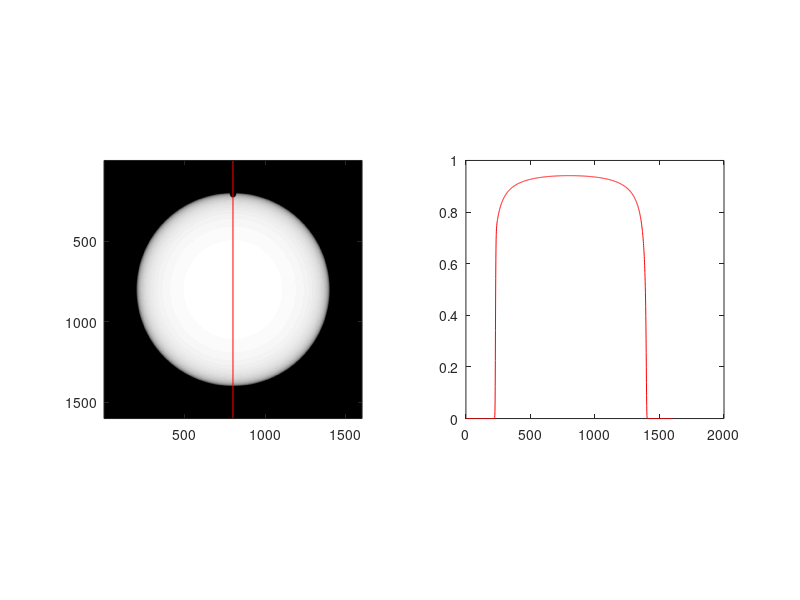

The MATLAB source for this figure:
clear all

imSize = 1600; %resolution of figure

X = 1:imSize;
X0 = (X/imSize) - .5
[Xm Ym] = meshgrid(X0, X0); %creates meshgrid

% --------------- 1. Solar limb darkening function ------
Rs = (Xm.^2)+(Ym.^2);
Rs0=(.75*max(Xm(:)) )^2;
ind=find(Rs>Rs0);
Rs(ind)=0;
Solar_limb = 1-1*(1-(sqrt(1-Rs/Rs0).^0.8));
Solar_limb(ind)=0;

% Solar_limb = Solar_limb * 100; 
% ind=find(Solar_limb>100);
% Solar_limb(ind)=100;

%--------Venus---------------------------------------
XB=(X / imSize) - .5;    % rescale X -> -.5 to .5
YB=(X / imSize) - .5; 
x_pos = round(imSize/2);
y_pos = round(imSize/7.6);
XB=circshift(XB,[0 x_pos-imSize/2]);
YB=circshift(YB,[0 y_pos-imSize/2]);
[Xm Ym] = meshgrid(XB, YB);
Rv = (Xm.^2)+(Ym.^2);
venus_to_sun = 1/33;
Rv0 = (venus_to_sun * sqrt(Rs0))^2;
[indV_out] =find(Rv>Rv0);
Rv(indV_out)=1;
indV_in=find(Rv<=Rv0);
Rv(indV_in)=0;
Venus_disk = Rv;


%-----------Combined-------------------------------------------
stimulus_orig = Solar_limb .* Venus_disk;


% ================ Point Spread Function (use Yang 2008 JZhejiangSciB,Lorenztian fx)

L=11.9; %full width at half height, arcmin
%L=4;
% x=[-1:.1:1]*45;
psf_size=25;
Xp=1:psf_size;
XP=((Xp / psf_size)) - .5;
[Xm Ym] = meshgrid(XP, XP);
Rp = (Xm.^2)+(Ym.^2);
minRp=(min(Rp(1,:)));
Rp=45*Rp/minRp;
ind=find(Rp>45);
Rp(ind)=0;
% x=linspace(-1,1,psf_size)*45;
psf=((L/2)^2)./((Rp.^2+(L/2)^2));
psf(ind)=0;
sumRp=sum((psf(:)));
psf=psf/sumRp;

% psf = fspecial('gaussian', psf_size, 4);
%both1=conv(both,psf,'same');
stimulus_opt=imfilter(stimulus_orig,psf);
venus_psf=imfilter(Venus_disk,psf);
num=max(venus_psf(:));
% vemus_psf=venus_psf/num;
venus_psf(1:round(psf_size/2),:)=num;
venus_psf(end-round(psf_size/2):end,:)=num;
venus_psf(:,1:round(psf_size/2))=num;
venus_psf(:,end-round(psf_size/2):end)=num;
num=1-num;
indV_in=find(venus_psf<1-num); %check venus_psf
indV_out=find(venus_psf>=1-num);

%-----------------Nonlinearity-----------------
nW = 2; %2.2
L50W = 0.25;
nB = 1;
L50B = 0.5;
stimulus_neur = (stimulus_opt.^nW)./(L50W^nW+stimulus_opt.^nW);
%
% temp= (stimulus_opt(indV_out).^nW)./(L50W^nW+stimulus_opt(indV_out).^nW); %correct one
% stimulus_neur=stimulus_opt;
% stimulus_neur(indV_out)=temp;
% 
% temp= (stimulus_opt(indV_in).^nB)./(L50B^nB+stimulus_opt(indV_in).^nB); %correct one
% stimulus_neur(indV_in)=temp;

%------------------------Setting final model----------------------
stimulus_figure = stimulus_neur;

%------------------------Figures-----------------------------------
figure(1);subplot(1,2,1);imagesc(stimulus_figure); colormap(gray); axis square;
hold on; plot([imSize/2 imSize/2],[1 imSize], 'r'); hold off;
subplot(1,2,2); plot(stimulus_figure(:,imSize/2),'r');axis square;
% hold on; plot(stimulus_orig(:,imSize/2),'k'); hold off;
    
%---------------------------------------------------------
